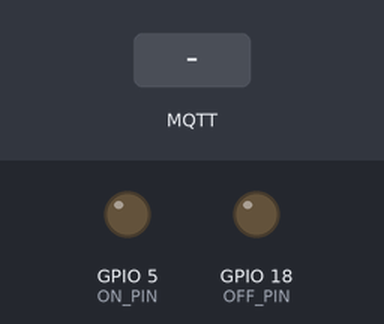
Bench run of a sketch on a simulated ESP32. Parts: output pins drawn as LEDs (lit = HIGH). The test bench sets the inputs (shaded band). WiFi joins after 1.5 s; servers stay silent unless stated; no MQTT or app messages arrive unless stated.

Above: at 2.7 s.
2.8 s: MQTT message "1" arrives on the first subscribed topic
At 2.9 s:
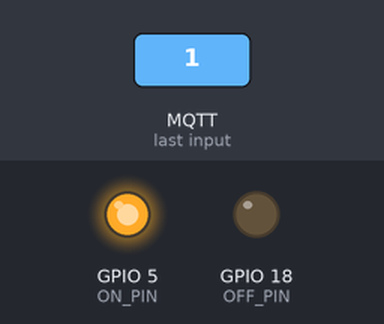
4.5 s: MQTT message "1" arrives on the second subscribed topic
At 4.6 s:
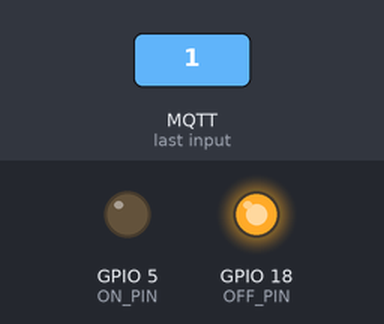
Timing chart, 0 to 7.5 s (numbered marks = the images above; inputs shaded):
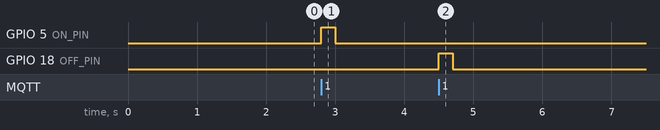

The sketch:

esp32_lutron_mqtt.ino
```cpp
#include <WiFi.h>
#include <PubSubClient.h>

// WiFi
const char* ssid = "your-ssid";
const char* password = "your-ssid-password";

// Static IP
IPAddress local_IP(192, 168, 0, 31);
IPAddress gateway(192, 168, 0, 1);
IPAddress subnet(255, 255, 255, 0);
IPAddress primaryDNS(192, 168, 0, 7);
IPAddress secondaryDNS(1, 1, 1, 1);

// MQTT
const char* mqtt_server = "192.168.0.2";
const char* mqtt_user = "your-mqtt-username";
const char* mqtt_password = "your-mqtt-password";

// Topics
const char* topic_on = "hq/lobby_lights/on";
const char* topic_off = "hq/lobby_lights/off";

// GPIO pins
#define ON_PIN 5
#define OFF_PIN 18

WiFiClient espClient;
PubSubClient client(espClient);

void callback(char* topic, byte* payload, unsigned int length) {
  String message;
  for (int i = 0; i < length; i++) message += (char)payload[i];

  if (strcmp(topic, topic_on) == 0) {
    digitalWrite(ON_PIN, HIGH);
    delay(200);
    digitalWrite(ON_PIN, LOW);
  } else if (strcmp(topic, topic_off) == 0) {
    digitalWrite(OFF_PIN, HIGH);
    delay(200);
    digitalWrite(OFF_PIN, LOW);
  }
}

void reconnect() {
  while (!client.connected()) {
    if (client.connect("lobby_lights_controller", mqtt_user, mqtt_password)) {
      client.subscribe(topic_on);
      client.subscribe(topic_off);
    } else {
      delay(5000);
    }
  }
}

void setup() {
  pinMode(ON_PIN, OUTPUT);
  pinMode(OFF_PIN, OUTPUT);
  digitalWrite(ON_PIN, LOW);
  digitalWrite(OFF_PIN, LOW);

  WiFi.config(local_IP, gateway, subnet, primaryDNS, secondaryDNS);
  WiFi.begin(ssid, password);
  while (WiFi.status() != WL_CONNECTED) delay(500);

  client.setServer(mqtt_server, 1883);
  client.setCallback(callback);
}

void loop() {
  if (!client.connected()) reconnect();
  client.loop();
}
```

Measured:
- after the input at 2.8 s, GPIO 5 (ON_PIN): LOW → HIGH at once, → LOW 0.20 s later
- after the input at 4.5 s, GPIO 18 (OFF_PIN): LOW → HIGH at once, → LOW 0.20 s later
